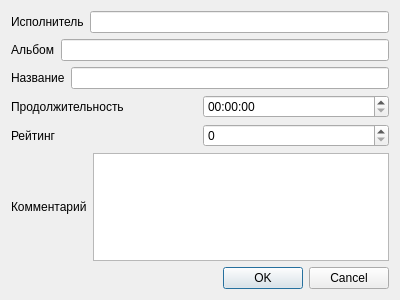
<?xml version="1.0" encoding="UTF-8"?>
<ui version="4.0">
 <class>SongDialog</class>
 <widget class="QDialog" name="SongDialog">
  <property name="geometry">
   <rect>
    <x>0</x>
    <y>0</y>
    <width>400</width>
    <height>300</height>
   </rect>
  </property>
  <property name="windowTitle">
   <string>Dialog</string>
  </property>
  <layout class="QVBoxLayout" name="verticalLayout">
   <item>
    <layout class="QHBoxLayout" name="horizontalLayout">
     <item>
      <widget class="QLabel" name="label">
       <property name="text">
        <string>Исполнитель</string>
       </property>
      </widget>
     </item>
     <item>
      <widget class="QLineEdit" name="lineEdit"/>
     </item>
    </layout>
   </item>
   <item>
    <layout class="QHBoxLayout" name="horizontalLayout_2">
     <item>
      <widget class="QLabel" name="label_2">
       <property name="text">
        <string>Альбом</string>
       </property>
      </widget>
     </item>
     <item>
      <widget class="QLineEdit" name="lineEdit_2"/>
     </item>
    </layout>
   </item>
   <item>
    <layout class="QHBoxLayout" name="horizontalLayout_3">
     <item>
      <widget class="QLabel" name="label_3">
       <property name="text">
        <string>Название</string>
       </property>
      </widget>
     </item>
     <item>
      <widget class="QLineEdit" name="lineEdit_3"/>
     </item>
    </layout>
   </item>
   <item>
    <layout class="QHBoxLayout" name="horizontalLayout_4">
     <item>
      <widget class="QLabel" name="label_4">
       <property name="text">
        <string>Продолжительность</string>
       </property>
      </widget>
     </item>
     <item>
      <widget class="QTimeEdit" name="timeEdit"/>
     </item>
    </layout>
   </item>
   <item>
    <layout class="QHBoxLayout" name="horizontalLayout_5">
     <item>
      <widget class="QLabel" name="label_5">
       <property name="text">
        <string>Рейтинг</string>
       </property>
      </widget>
     </item>
     <item>
      <widget class="QSpinBox" name="spinBox"/>
     </item>
    </layout>
   </item>
   <item>
    <layout class="QHBoxLayout" name="horizontalLayout_6">
     <item>
      <widget class="QLabel" name="label_6">
       <property name="text">
        <string>Комментарий</string>
       </property>
      </widget>
     </item>
     <item>
      <widget class="QPlainTextEdit" name="plainTextEdit"/>
     </item>
    </layout>
   </item>
   <item>
    <widget class="QDialogButtonBox" name="buttonBox">
     <property name="orientation">
      <enum>Qt::Horizontal</enum>
     </property>
     <property name="standardButtons">
      <set>QDialogButtonBox::Cancel|QDialogButtonBox::Ok</set>
     </property>
    </widget>
   </item>
  </layout>
 </widget>
 <resources/>
 <connections>
  <connection>
   <sender>buttonBox</sender>
   <signal>accepted()</signal>
   <receiver>SongDialog</receiver>
   <slot>accept()</slot>
   <hints>
    <hint type="sourcelabel">
     <x>248</x>
     <y>254</y>
    </hint>
    <hint type="destinationlabel">
     <x>157</x>
     <y>274</y>
    </hint>
   </hints>
  </connection>
  <connection>
   <sender>buttonBox</sender>
   <signal>rejected()</signal>
   <receiver>SongDialog</receiver>
   <slot>reject()</slot>
   <hints>
    <hint type="sourcelabel">
     <x>316</x>
     <y>260</y>
    </hint>
    <hint type="destinationlabel">
     <x>286</x>
     <y>274</y>
    </hint>
   </hints>
  </connection>
 </connections>
</ui>
